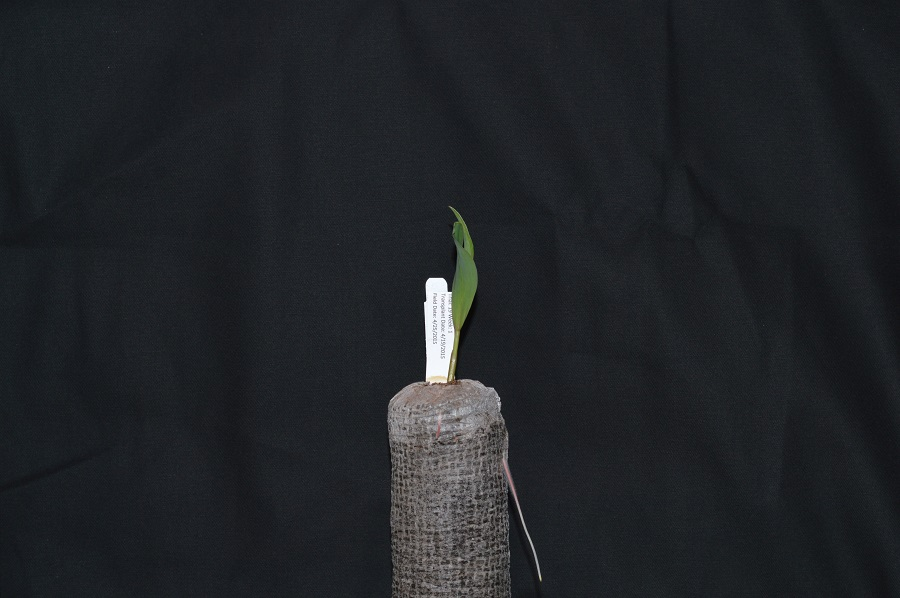
#> input picture exercise-1/plant-seedling.jpg, 900 x 598 px
$ jupyter execute exercise-2.ipynb   (shell and % lines are left out)
#> lines starting #> are read from the running program, lines starting #| are printed output that depends on the picture
[cell 1]
import cv2
import matplotlib.pyplot as plt
import numpy as np

load the image as grayscale, write it to disk and show it

[cell 2]
img = cv2.imread("plant-seedling.jpg", cv2.IMREAD_GRAYSCALE)
#> img: shape (598, 900); min 0, max 255, mean 35.4
cv2.imwrite("plant-seedling-gray.jpg", img)
plt.imshow(img, cmap="gray")

calculate the histogram and save it to disk as text and as plot

from: https://www.geeksforgeeks.org/python-opencv-cv2-calchist-method/

    Syntax: cv2.calcHist(images, channels, mask, histSize, ranges[, hist[, accumulate]])

    Parameters:

        images: list of images as numpy arrays. All images must be of the same dtype and same size.
        channels: list of the channels used to calculate the histograms.
        mask: optional mask (8 bit array) of the same size as the input image.
        histSize: histogram sizes in each dimension
        ranges: Array of the dims arrays of the histogram bin boundaries in each dimension
        hist: Output histogram
        accumulate: accumulation flag, enables to compute a single histogram from several sets of arrays.

    Return: It returns an array of histogram points of dtype float32.

i don't understand the parameters fully. gotta ask about them in the next class
in class we used calcHist like this, in the hints it say that we might have to flatten the image.
which one is true now?

[cell 3]
hist = cv2.calcHist([img], [0], None, [256], [0,256])
#> hist = 256 values, max 51052 at index 31, min 1 at index 0, mean 2102.3
# np.savetxt("hist.txt", hist)
# i'm saving the array which is calculated
hist.tofile("hist", sep=",", format="%s")
# as well as the plot of the hist because I find both interesting and the instructions aren't clear in which one to save
plt.plot(hist, color="b")
plt.savefig('hist.png')
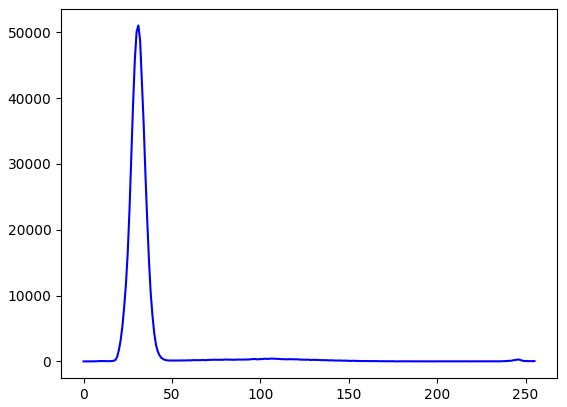
#> figure drawn by matplotlib, 1 panel; curve peaks at x = 31, y = 51052

replace all values smaller than 50 with 0 in the image and show it again

[cell 4]
img[img<50] = 0
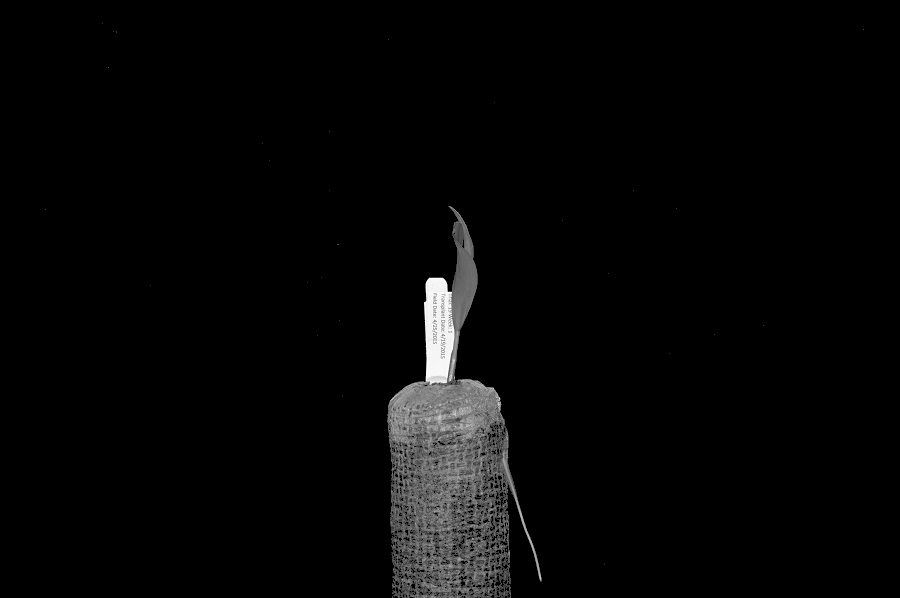
#> img: shape (598, 900); min 0, max 255, mean 6.2
plt.imshow(img, cmap="gray")
